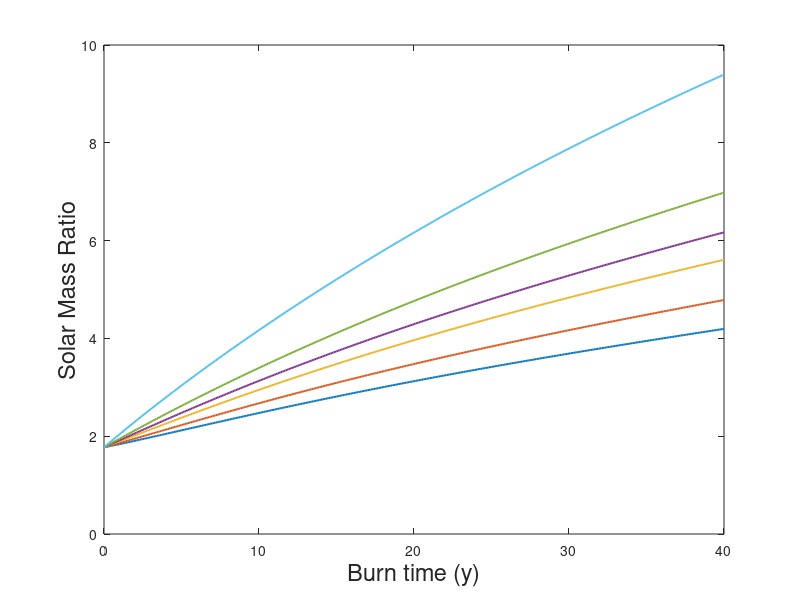

MATLAB code to generate this figure: (Note: this script raises an error after producing the figure.)
clear
clc
%Note:
%m_0 is final mass (dry mass)
%m_1 is mass before station keeping
%m_2 is mass before deep space propulsion
%m_3 is mass before solar take off
%m_4 is mass before jupiter oberth
%m_5 is mass before burn to jupiter (or initial mass!)

%% Ion Prop Calcs
%Spacecraft Properties
m_d = 101.8; %kg, dry mass

%NEXT Ion Prop properties
u_eq = [4000 3735 3525 3240 3015 2885 2745 2450 2400 1855 1585].*9.81; %m/s - equivalent velocity for NEXT ion prop
P = [2.585 2.300 2.090 1.825 1.635 1.520 1.415 1.210 1.175 0.865 0.740].*1000; %watts - power of the NEXT ion prop
m_dot = 2.05*10^-6; %kg/s - mass flow rate of the ion prop

%Energy Sizing Calcs
t_max = 40; %years - max years allowed
t = 0:0.1:t_max; %years - discretation of time
for i = 1:length(u_eq)
m_gen(i,:) = P(i)./(4.2*0.984.^t); %kg - mass of the generator
m_0(i,:) = m_d + m_gen(i,:); %kg - dry mass of the craft including generator
end

%Station Keeping
y_s = 365.25*24*3600;
T = 8*y_s; %station keeping time in seconds
R = 250*10^6; % Radius of rotation in meters
V_t = 2*pi*R/y_s; % tangential velocity
R_1 = exp(V_t^2*T./(R.*u_eq)); %first mass ratio
for i = 1:length(u_eq)
m_1(i,:) = m_0(i,:).*R_1(i); %kg
end

%Deep Space Prop
delta_m = t*y_s*m_dot; %kg - change in mass
m_2 = m_1 + delta_m; %kg - mass with post solar burn fuel
R2 = m_2./m_1; %post solar burn mass ratio
for i = 1:length(u_eq)
delta_v_2(i,:) = u_eq(i).*log(m_2(i,:)./m_1(i,:)); %m/s - delta V gain from that mass
v_bar(i,:) = u_eq(i) - delta_v_2(i,:).*(m_1(i,:)./delta_m); %m/s - average velocity from Sun to imaging
v_bar(i,1) = 0;
v_inf(i,:) = 77.017*10^3 - (v_bar(i,:).*t+delta_v_2(i,:).*(t_max-t))/t_max; %m/s - effective v_inf needed after solar Oberth
end


%% Solar Sail Min 
%variables
AU_m = 1.496*10^11;
rho = 0.9; %sail reflectivity
mu_s = 1.327*10^20; %m^3/s^2 - Sun gravitational parameter
E_r = 0.5*(102.8*10^3)^2-mu_s/(0.14*AU_m); %m^2/s^2 - Heliocentric energy at perhelion
%E_r = 5.677*10^9; %m^2/s^2
r_p = 0.14*AU_m; %m - perhelion radius
v_p = sqrt(2*(E_r+mu_s/r_p)); %m/s - velocity at perhelion
rho_s = 0.001; %kg/m^2 - areal density of sail
m_limit = 16800; %kg - limit mass (max for Falcon Heavy Mars)

%Paper Calculations
mu_eff_req = 0.5.*r_p.*(v_p.^2-v_inf.^2); %m^3/s^2 - effective gravitational parameter needed to reach imaging within 40 years
Am3_req = (mu_s-mu_eff_req)/((1.016*10^17)*(1+rho)); %m^2/kg - total area to mass ratio required
Am2_req = Am3_req./(1-rho_s.*Am3_req); %m^2/kg - area to mass without sail ratio required
A_req = Am2_req.*m_2; %m^2 - sail area required
m_sail = A_req.*rho_s; %kg - mass of the sail
Fake = m_sail < 0; %checks for invalid cases
m_sail(Fake) = NaN; %gets rid of them
m_3 = m_2 + m_sail; %kg - mass with sail
R3 = m_3./m_2; %mass ratio from sail
 
%Final Plots
close all
figure
R_solar = R3.*R2; %mass ratio from sail and post solar ion burn
for i = 1:2:11
plot(t,R_solar(i,:),"LineWidth",1.4)
hold on
end
hold on
% plot(t,m_limit*ones(length(rho_s)),"LineWidth",1.4,"LineStyle","--")
xlabel("Burn time (y)","FontSize",17)
ylabel("Solar Mass Ratio","FontSize",17)
title("Solar Mass Ratio as Burn Time Increases at " + rho_s*1000 + " g/m^2 and 0.14 AU")
grid on
ax = gca;
ax.FontSize = 14;
legend("2.585 kW", "2.090 kW", "1.635 kW", "1.415 kW", "1.175 kW", "0.740 kW")

figure
for i = 1:2:11
plot(t,A_req(i,:),"LineWidth",1.4)
hold on
end
xlabel("Burn time (y)","FontSize",17)
ylabel("Sail Area (m^2)","FontSize",17)
title("Sail Area as Burn Time Increases at " + rho_s*1000 + " g/m^2 and 0.14 AU")
grid on
ax = gca;
ax.FontSize = 14;
legend("2.585 kW", "2.090 kW", "1.635 kW", "1.415 kW", "1.175 kW", "0.740 kW")
